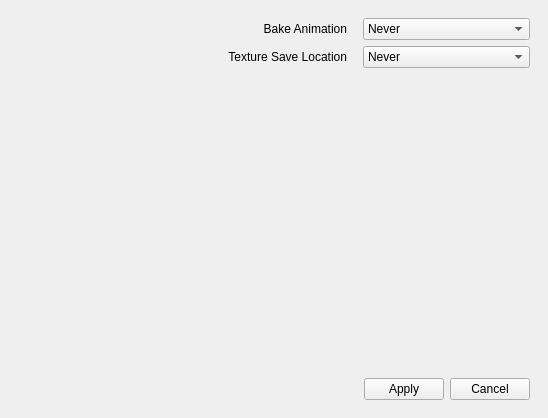
<?xml version="1.0" encoding="UTF-8"?>
<ui version="4.0">
 <class>casc_bridge_window</class>
 <widget class="QMainWindow" name="casc_bridge_window">
  <property name="geometry">
   <rect>
    <x>0</x>
    <y>0</y>
    <width>548</width>
    <height>418</height>
   </rect>
  </property>
  <property name="windowTitle">
   <string>Cascadeur Bridge - Preferences</string>
  </property>
  <widget class="QWidget" name="centralwidget">
   <layout class="QVBoxLayout" name="verticalLayout_2">
    <item>
     <widget class="QWidget" name="options_group" native="true">
      <property name="toolTip">
       <string notr="true"/>
      </property>
      <layout class="QGridLayout" name="gridLayout">
       <item row="0" column="0" rowspan="4" colspan="2">
        <widget class="QLabel" name="bake_label">
         <property name="text">
          <string>Bake Animation   </string>
         </property>
         <property name="alignment">
          <set>Qt::AlignRight|Qt::AlignTrailing|Qt::AlignVCenter</set>
         </property>
        </widget>
       </item>
       <item row="4" column="2">
        <widget class="QComboBox" name="texture_choice">
         <item>
          <property name="text">
           <string extracomment="Don't convert Textures">Never</string>
          </property>
         </item>
         <item>
          <property name="text">
           <string>Current</string>
          </property>
         </item>
         <item>
          <property name="text">
           <string>Project</string>
          </property>
         </item>
         <item>
          <property name="text">
           <string>Custom</string>
          </property>
         </item>
        </widget>
       </item>
       <item row="4" column="1">
        <widget class="QLabel" name="texture_label">
         <property name="toolTip">
          <string extracomment="Testing Tool Tips"/>
         </property>
         <property name="toolTipDuration">
          <number>10</number>
         </property>
         <property name="text">
          <string>Texture Save Location   </string>
         </property>
         <property name="alignment">
          <set>Qt::AlignRight|Qt::AlignTrailing|Qt::AlignVCenter</set>
         </property>
        </widget>
       </item>
       <item row="0" column="2" rowspan="4">
        <widget class="QComboBox" name="bake_choice">
         <item>
          <property name="text">
           <string>Never</string>
          </property>
         </item>
         <item>
          <property name="text">
           <string>Always</string>
          </property>
         </item>
         <item>
          <property name="text">
           <string>Ask</string>
          </property>
         </item>
        </widget>
       </item>
      </layout>
     </widget>
    </item>
    <item>
     <spacer name="verticalSpacer">
      <property name="orientation">
       <enum>Qt::Vertical</enum>
      </property>
      <property name="sizeHint" stdset="0">
       <size>
        <width>20</width>
        <height>40</height>
       </size>
      </property>
     </spacer>
    </item>
    <item>
     <widget class="QWidget" name="action_group" native="true">
      <layout class="QHBoxLayout" name="horizontalLayout_2">
       <item>
        <spacer name="horizontalSpacer">
         <property name="orientation">
          <enum>Qt::Horizontal</enum>
         </property>
         <property name="sizeHint" stdset="0">
          <size>
           <width>40</width>
           <height>20</height>
          </size>
         </property>
        </spacer>
       </item>
       <item>
        <widget class="QPushButton" name="apply">
         <property name="text">
          <string>Apply</string>
         </property>
        </widget>
       </item>
       <item>
        <widget class="QPushButton" name="cancel">
         <property name="text">
          <string>Cancel</string>
         </property>
        </widget>
       </item>
      </layout>
     </widget>
    </item>
   </layout>
  </widget>
 </widget>
 <resources/>
 <connections/>
</ui>
